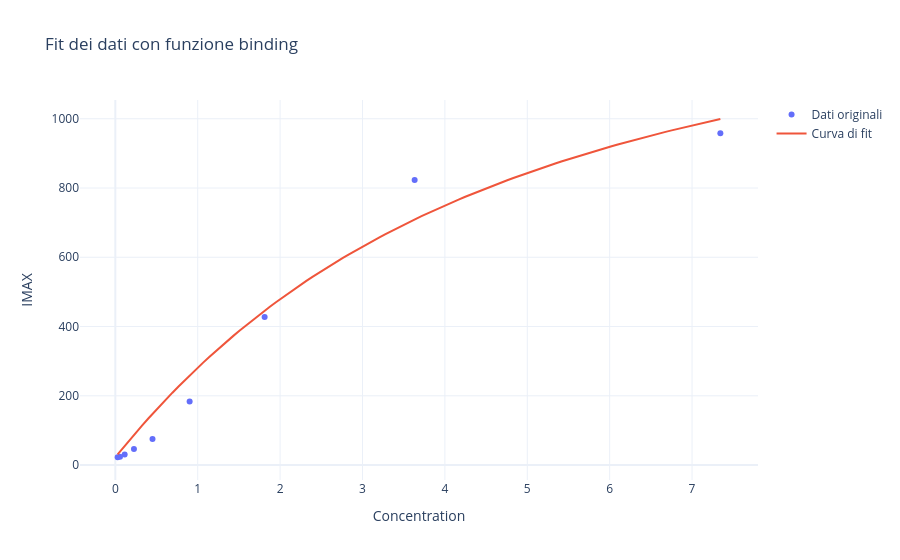

Source (notebook cell):
### Code cell
#riscrivere fissando n a 3 e soverapporre le curve 

I0 = IMAX_values[8]
Cans = 4.969

def funzione_binding_nfix(P, Δη, KD):
    par = 3*P+Cans+KD
    sqrt = np.sqrt(par**2 - (4 * P * 3 * Cans))
    return (Δη/2) * (par-sqrt) + I0

# Rimuovere l'ultimo valore da concentration e IMAX_values
P = C_f_reale
y = IMAX_values

# Esegui il fit con curve_fit
initial_params = [max(y), np.median(P)]  # Δη = max(y), n = 1, KD = valore mediano di P
popt, pcov = curve_fit(funzione_binding_nfix, P, y, p0=initial_params)

# Parametri ottimizzati
Δη_fit_2, KD_fit_2 = popt
# Calcola gli errori sui parametri del fit
errors = np.sqrt(np.diag(pcov))
error_Δη_2, error_KD_2 = errors

# Stampa gli errori
print(f"Δη: {Δη_fit_2:.2e} ± {error_Δη_2:.2e}")
print(f"KD: {KD_fit_2:.2e} ± {error_KD_2:.2e}")

# Crea un array di valori per P per il grafico del fit
P_fit = np.linspace(min(P), max(P), 100)
y_fit = funzione_binding_nfix(P_fit, Δη_fit_2, KD_fit_2)

# Crea il grafico con Plotly
fig = go.Figure()
fig.add_trace(go.Scatter(x=P, y=y, mode='markers', name='Dati originali'))
fig.add_trace(go.Scatter(x=P_fit, y=y_fit, mode='lines', name='Curva di fit'))
fig.update_layout(
    title='Fit dei dati con funzione binding',
    xaxis_title='Concentration',
    yaxis_title='IMAX',
    template='plotly_white'
)
fig.show()

# Crea un DataFrame Pandas con i risultati del fit
fit_results_df = pd.DataFrame({
    'Parameter': ['Δη', 'KD'],
    'Value': [Δη_fit_2, KD_fit_2]
})

### Figure 1 — Plotly figure (JSON) as saved in the notebook; plotly's stock layout.template omitted (floating-point values rounded to 4 significant figures)
{"data": [{"mode": "markers", "name": "Dati originali", "type": "scatter", "x": [7.343, 3.633, 1.812, 0.902, 0.4516, 0.2261, 0.1134, 0.05664, 0.0283], "y": [958.0, 823.4, 427.9, 183.6, 75.42, 46.35, 30.47, 23.88, 22.59]}, {"mode": "lines", "name": "Curva di fit", "type": "scatter", "x": [0.0283, 0.1022, 0.1761, 0.25, 0.3239, 0.3977, 0.4716, 0.5455, 0.6194, 0.6933, 0.7672, 0.8411, 0.915, 0.9889, 1.063, 1.137, 1.211, 1.284, 1.358, 1.432, 1.506, 1.58, 1.654, 1.728, 1.802, 1.876, 1.949, 2.023, 2.097, 2.171, 2.245, 2.319, 2.393, 2.467, 2.541, 2.614, 2.688, 2.762, 2.836, 2.91, 2.984, 3.058, 3.132, 3.206, 3.279, 3.353, 3.427, 3.501, 3.575, 3.649, 3.723, 3.797, 3.871, 3.944, 4.018, 4.092, 4.166, 4.24, 4.314, 4.388, 4.462, 4.536, 4.609, 4.683, 4.757, 4.831, 4.905, 4.979, 5.053, 5.127, 5.201, 5.274, 5.348, 5.422, 5.496, 5.57, 5.644, 5.718, 5.792, 5.866, 5.939, 6.013, 6.087, 6.161, 6.235, 6.309, 6.383, 6.457, 6.531, 6.604, 6.678, 6.752, 6.826, 6.9, 6.974, 7.048, 7.122, 7.196, 7.269, 7.343], "y": [30.89, 52.27, 73.24, 93.8, 114.0, 133.7, 153.1, 172.1, 190.8, 209.0, 226.9, 244.5, 261.7, 278.6, 295.1, 311.3, 327.2, 342.8, 358.1, 373.0, 387.7, 402.1, 416.2, 430.1, 443.7, 457.0, 470.0, 482.8, 495.4, 507.7, 519.8, 531.6, 543.2, 554.7, 565.8, 576.8, 587.6, 598.2, 608.6, 618.8, 628.8, 638.6, 648.2, 657.7, 667.0, 676.1, 685.1, 693.9, 702.5, 711.0, 719.4, 727.6, 735.6, 743.6, 751.4, 759.0, 766.5, 773.9, 781.2, 788.4, 795.4, 802.3, 809.1, 815.8, 822.4, 828.9, 835.2, 841.5, 847.7, 853.8, 859.7, 865.6, 871.4, 877.1, 882.7, 888.3, 893.7, 899.1, 904.3, 909.5, 914.7, 919.7, 924.7, 929.6, 934.4, 939.2, 943.9, 948.5, 953.1, 957.6, 962.0, 966.4, 970.7, 974.9, 979.1, 983.3, 987.3, 991.4, 995.3, 999.3]}], "layout": {"title": {"text": "Fit dei dati con funzione binding"}, "xaxis": {"title": {"text": "Concentration"}}, "yaxis": {"title": {"text": "IMAX"}}}}
